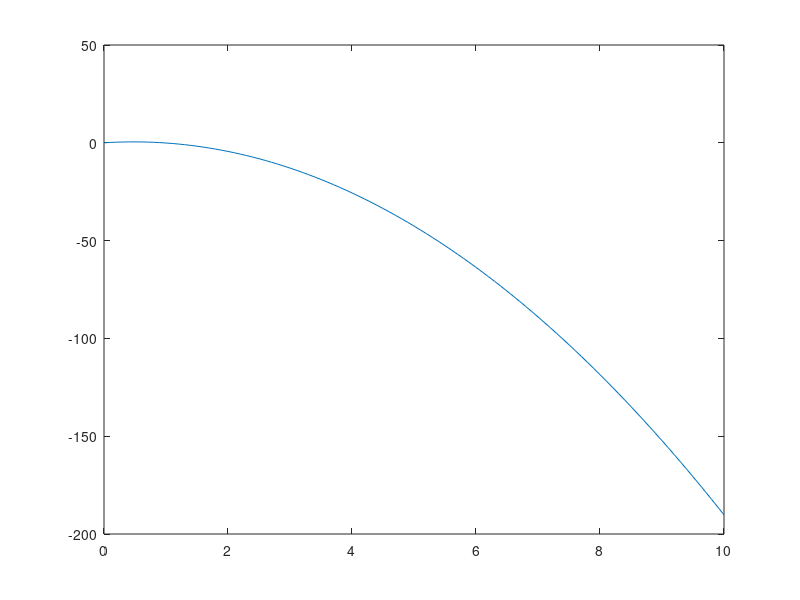

The MATLAB source for this figure:
%%%% RENAME from mini_project.m to (your_project_short_name).m
% Comments describing mini-project ~ 100-200 words

% Simulation parameters
%	These are values particular to the simulation 
%	that do not change later in the script
% Intial velocity (v0) = 2 m/s
% Intial height   (h0) = 5 m
% Gravity          (g) = 9.81 m/s
% Height of pulley (H) = 10 m 
% Radius of pulley (R) = 1 m
% Length of rope   (L) = 15 m 
% Masses          (m1) = 2 kg
%                 (m2) = 5 kg
% Computed parameters (from simulation parameters)
%	These are values that do not change later in the script
%	and are calculated from formulas using the simulation parameters

% Function calls and simple calculations for:
%	data read-in
%	simulation solution 
%	visualization
m1 = 2
m2 = 5
g = -9.81
v0 = 2
a = ((m2-m1).*g)/(m1+m2)
t = (0:0.1:10)
h = v0.*t + 0.5.*a*t.^2
plot(t,h) 
% Function definitions for simulation solution & visualization
%	Each function contains help text: https://www.mathworks.com/help/matlab/matlab_prog/add-help-for-your-program.html

